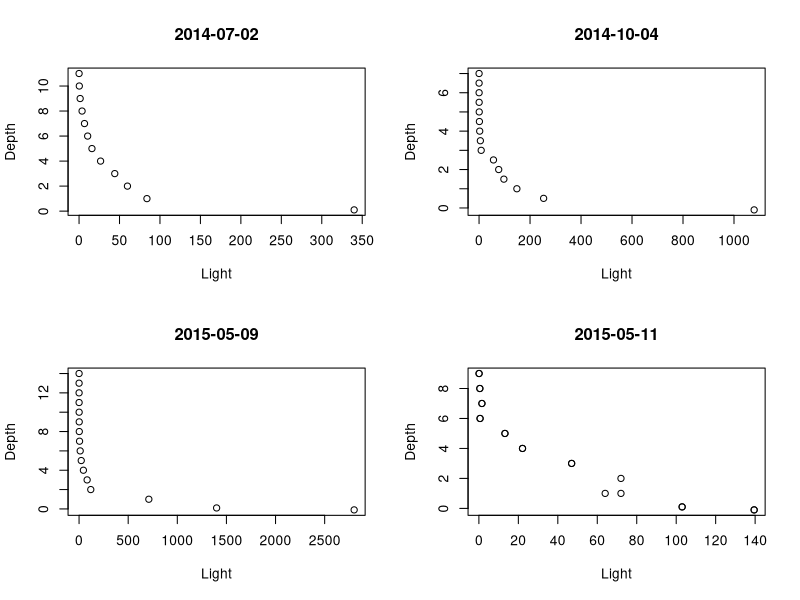
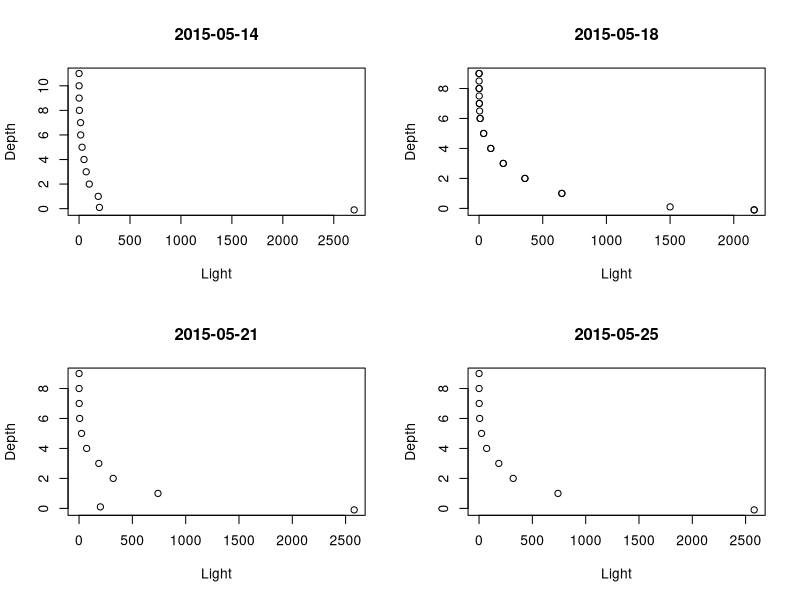
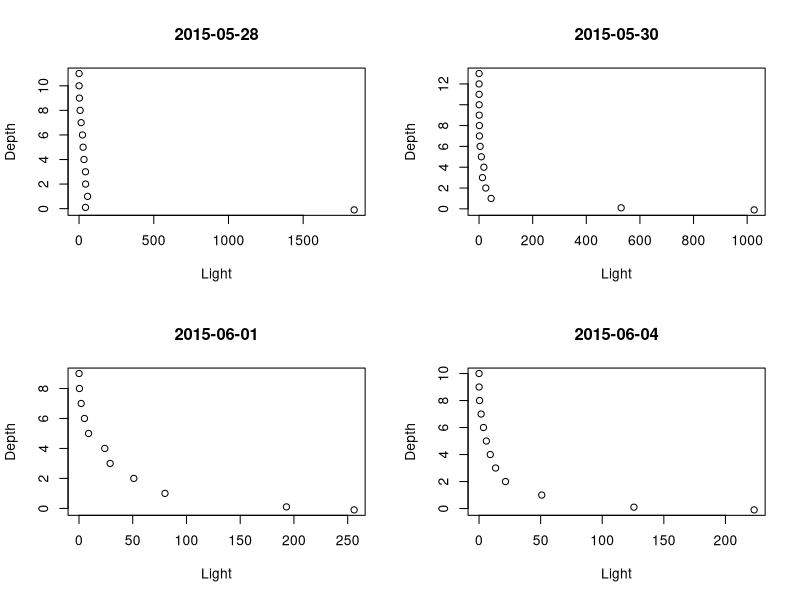
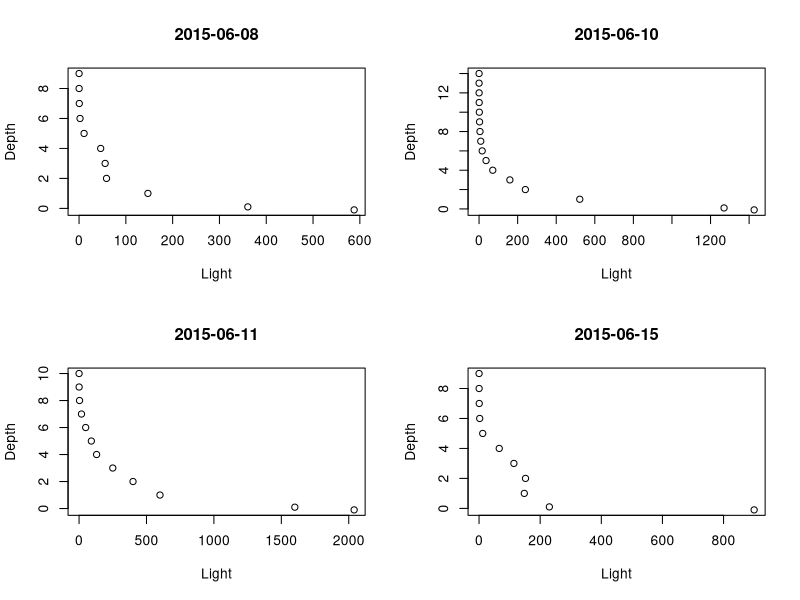
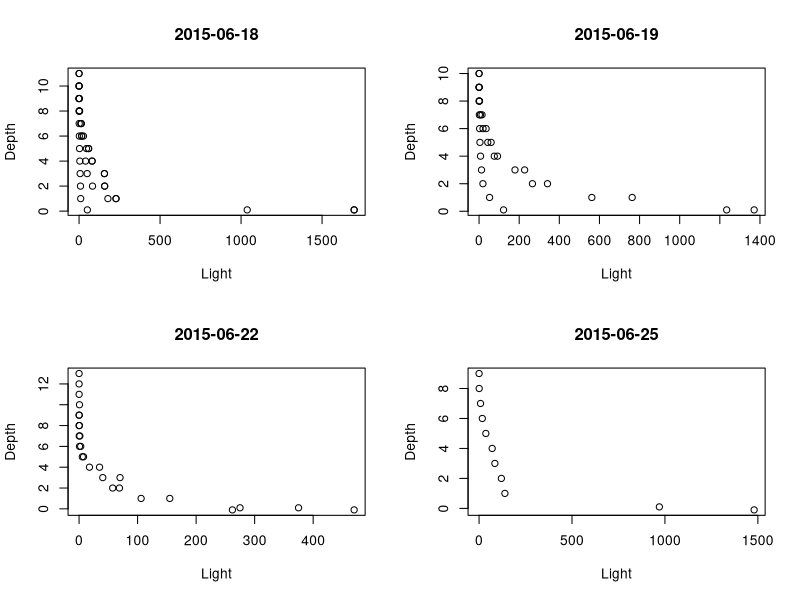
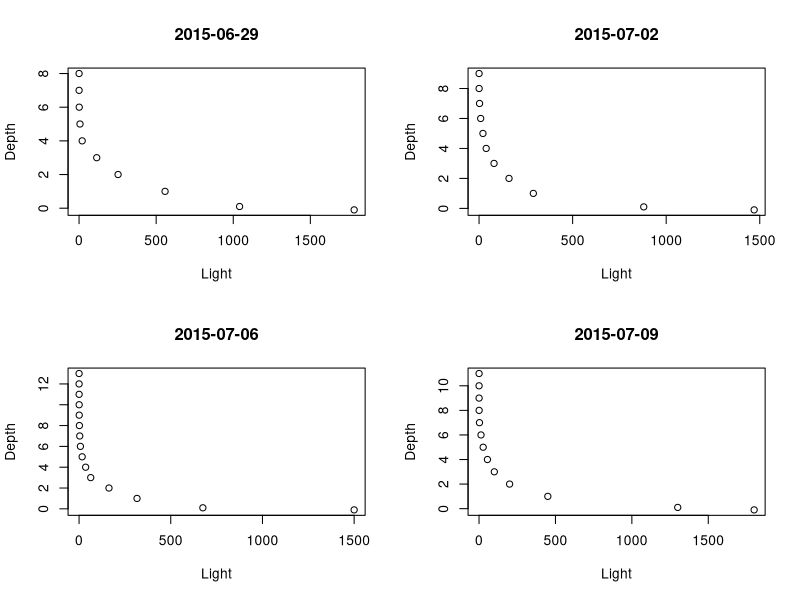
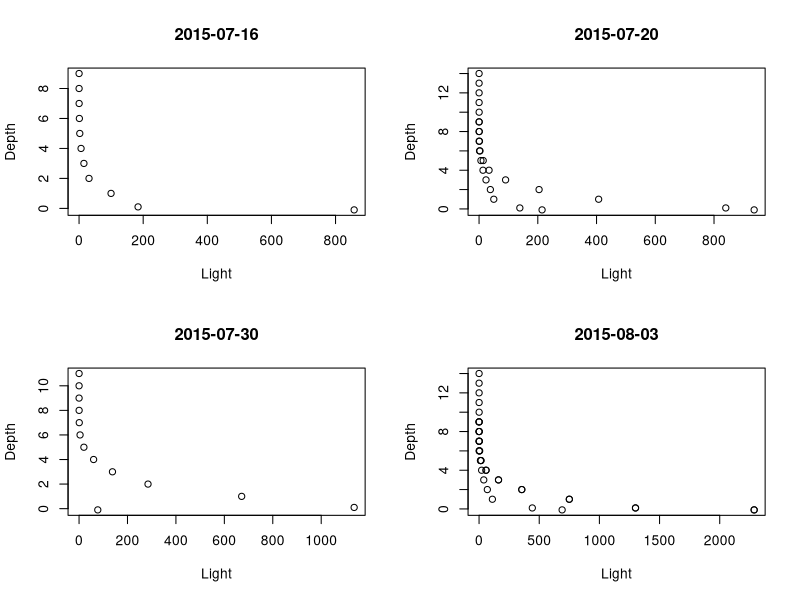
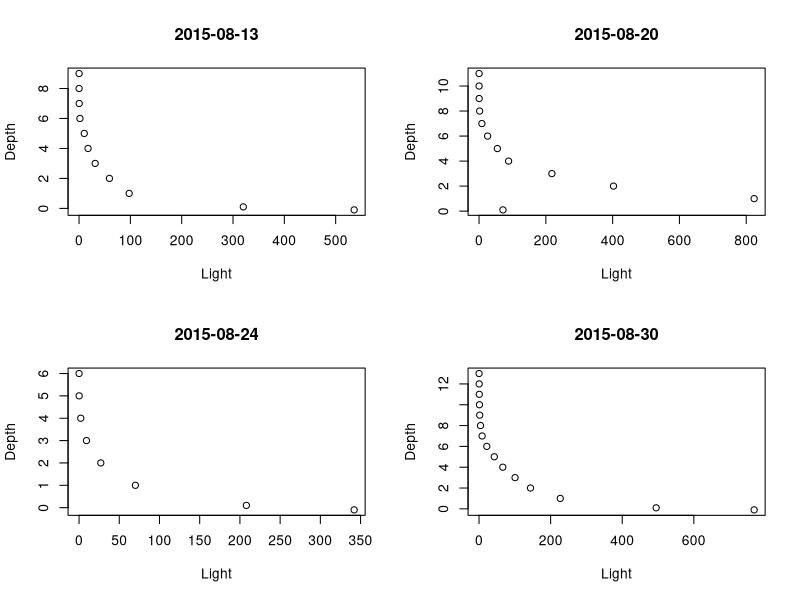

The R source for these figures, in order:
#####################################################################################################################################################
######################## Script to calculate light extinction coefficient ################################################################3


library(tidyverse)
setwd("C:/Users/wwoel/Dropbox/FCR_TimeSeries")


#read is YSI data
light <- read.csv("./YSI_PAR_SECCHI/YSI_PAR_profiles.csv")

#subset YSI data to only PAR
light <- light %>% select(DateTime, Depth_m, PAR_umolm2s)
light$DateTime <- as.Date(light$DateTime, "%Y-%m-%d")
colnames(light) <- c("Date","Depth","PAR")


#Limit to only observations with data (in case data is not entered for some days/depths)
library(stats)
light <- na.omit(light)

#get rid of zeroes (because you can't take log of 0)
light <- light[!light$PAR==0,]



#For-loop to plot PAR values by day
#Just to make sure everything looks relatively normal
dates <- unique(light$Date)
d <- c(0:5)
par(mfrow=c(2,2))

for (i in 1:length(dates)){
  j=dates[i]
  q <- subset(light, light$Date == j)
  plot(q$PAR,q$Depth,
       main = j,
       xlab = "Light",
       ylab = "Depth")
  } 

#For-loop to plot ln of PAR
#Again, just to lay eyes on it

for (i in 1:length(dates)){
  j=dates[i]
  q <- subset(light, light$Date == j)
  plot(log(q$PAR),q$Depth,
       ylim = rev(range(d)),
       main = j,
       xlab = "Light",
       ylab = "Depth",
       abline(lm(q$Depth ~ log(q$PAR))))
  
  
} 


#Get slope for Kd
final <- matrix(data=NA, ncol=2, nrow=length(dates))


for (i in 1:length(dates)){
  j=dates[i]
  q <- subset(light, light$Date == j)
  mod <- lm(q$Depth ~ log(q$PAR))
  slope <- mod$coefficients[2]
  temp <- c(j,slope)
  final[i,] <- temp
  
}

final <- data.frame(final)
final$Date <- dates
final <- final %>% select(-X1)
colnames(final)[1] <- "Kd"
colnames(final)[2] <- "Date"
final <- final[, c("Date", "Kd")]

#Yay! :)
write.csv(final, "FCR_Kd.csv")

